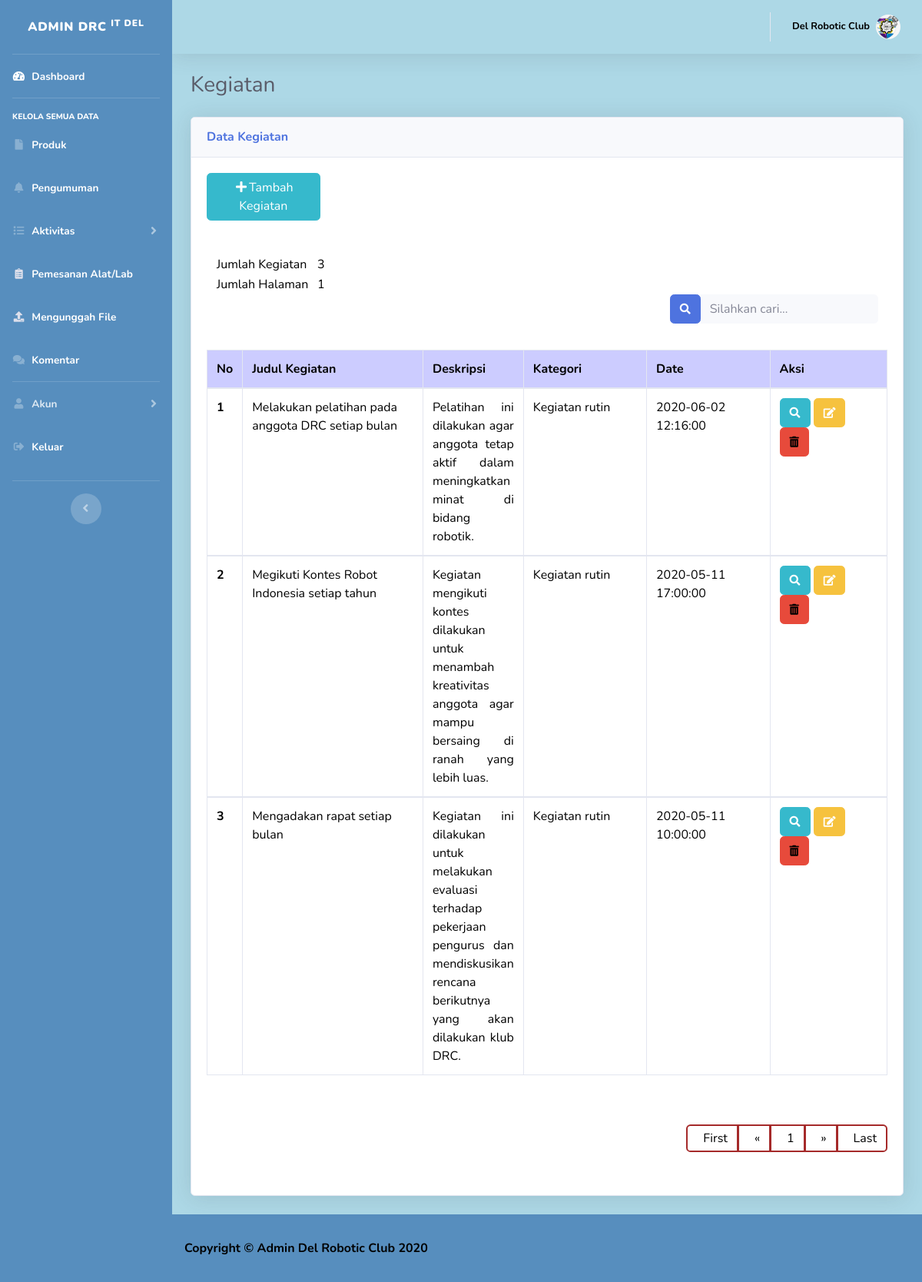
The page /admin/kegiatan.php on the database its author committed.
### tables this page shows
CREATE TABLE `kegiatan` (
  `id_kegiatan` int(5) NOT NULL,
  `judul_kegiatan` varchar(100) NOT NULL,
  `deskripsi` varchar(10000) NOT NULL,
  `gambar` varchar(45) NOT NULL,
  `kategori` varchar(40) NOT NULL,
  `date` timestamp NOT NULL DEFAULT CURRENT_TIMESTAMP
);

### admin/kegiatan.php (the view, shortened to what this page needs)
<!DOCTYPE html>
<html lang="en">
<head>
  <?php
    include 'commons/header.php';
  ?>
</head>
<body id="page-top">
  <div id="wrapper">
        <div class="container-fluid">
          <h1 class="h3 mb-2 text-gray-800">Kegiatan</h1>
          <div class="card shadow mb-4">
            <div class="card-header py-3">
              <h6 class="m-0 font-weight-bold text-primary">Data Kegiatan</h6>
            </div>
            <div class="card-body">
              <a style="margin-bottom:20px" class="btn btn-info col-md-2" href="tambah_kegiatan.php">
                <span class="fas fa-fw fa-plus"></span>Tambah Kegiatan
              </a><br/><br/>
              <div class="table-responsive">
              <?php
                include 'database/koneksi.php';
              ?>
              <?php
                $per_hal=4;
                $jumlah_record=mysqli_query($koneksi, "SELECT * FROM kegiatan");
                $jum=mysqli_num_rows($jumlah_record);
                $halaman=ceil($jum / $per_hal);
                $page = (isset($_GET['page'])) ? (int)$_GET['page'] : 1;
                $start = ($page - 1) * $per_hal;
              ?>
              <div class="col-md-12">
                <table class="col-md-2" style="color:black">
                  <tr>
                    <td>Jumlah Kegiatan</td>
                    <td><?php echo $jum; ?></td>
                  </tr>
                  <tr>
                    <td>Jumlah Halaman</td>
                    <td><?php echo $halaman; ?></td>
                  </tr>
                </table>
              </div>
              <form action="cari_kegiatan.php" class="input-group col-md-4 col-md-offset-8" style="float:right;">
                <div class="input-group">
                <button class="btn btn-primary" type="button">
                      <i class="fas fa-search fa-sm"></i>
                    </button>
                  <input style="color:black" type="text" class="form-control bg-light border-0 small" name="cari" placeholder="Silahkan cari..." aria-label="Search" aria-describedby="basic-addon2">
                </div>
              </form><br><br><br>
              <?php
                if(isset($_GET['cari'])){
                  echo '<div> <b>Hasil pencarian dengan kata kunci "'. $_GET['cari'] .'"</b></div><br/>';
                  $cari=mysqli_real_escape_string($koneksi, $_GET['cari']);
                  $kegiatan=mysqli_query($koneksi, "SELECT * FROM kegiatan WHERE id_kegiatan LIKE '%$cari%' OR judul_kegiatan LIKE '%$cari%'");
                }else{
                  $kegiatan=mysqli_query($koneksi, "SELECT * FROM  kegiatan ORDER BY date DESC LIMIT $start, $per_hal");
                }
                $no=1;
                $count = mysqli_num_rows($kegiatan);
                if($count == null){
                  if(isset($_GET['cari'])){
                    echo "<script>alert('Kegiatan $cari tidak ada') ;window.location = 'kegiatan.php'</script>";
                  }
                }else{
                ?>
                  <table class="table table-bordered" style="color:black" width="100%" cellspacing="0">
                    <thead style="background: #CCCCFF;">
                      <tr><center>
                        <th>No</th>
                        <th style="width:200px;">Judul Kegiatan</th>
                        <th>Deskripsi</th>
                        <th>Kategori</th>
                        <th>Date</th>
                        <th style="width:200px;">Aksi</th></center>
                      </tr>
                    </thead>
                    <?php
                      while($b=mysqli_fetch_array($kegiatan)){
                    ?>
                    <tbody>
                      <tr>
                        <th><?php echo $no++ ?></th>
                        <td style="width:300px;"><?php echo $b['judul_kegiatan']?></td>
                        <td style="text-align:justify;"><?php echo $b['deskripsi']?></td>
                        <td style="width:200px;"><?php echo $b['kategori']?></td>
                        <td style="width:200px;"><?php echo $b['date']?></td>
                        <td>
                          <a href="detail_kegiatan.php?id=<?php echo $b['id_kegiatan']; ?>" class="btn btn-info">
                            <span class="fas fa-search fa-sm"></span></a>
                          <a href="edit_kegiatan.php?id=<?php echo $b['id_kegiatan']; ?>" class="btn btn-warning">
                            <span class="fas fa-edit fa-sm"></span></a>
                          <a onclick="if(confirm('Apakah anda yakin ingin menghapus data ini ??')){
                            location.href='hapus_kegiatan.php?id=<?php echo $b['id_kegiatan']; ?>' }" class="btn btn-danger">
                            <span class="fas fa-trash-alt fa-sm"></span></a>
                        </td>
                      </tr>
                    </tbody>
                    <?php }?>
                  </table><br><br>
                <center>
                <ul class="pagination a" style="margin-left:740px;">
                  <?php
                    if($page == 1){
                        ?>
                          <li class="page-item"><a class="page-link" href="#">First</a></li>
                          <li class="page-item"><a class="page-link" href="#">&laquo;</a></li>
                        <?php
                        }else{
                          $link_prev = ($page > 1)? $page - 1 : 1;
                        ?>
                          <li class="page-item"><a class="page-link" href="kegiatan.php?page=1">First</a></li>
                          <li class="page-item"><a class="page-link" href="kegiatan.php?page=<?php echo $link_prev; ?>">&laquo;</a></li>
                        <?php
                        }
                    for($x = 1;$x <= $halaman; $x++){?>
                      <li class="page-item" ><a class="page-link" href="?page=<?php echo $x?>"><?php echo $x ?></a></li>
                        <?php } ?>
                        <?php
                        if($page == $halaman){  ?>
                        <li class="page-item"><a class="page-link" href="#">&raquo;</a></li>
                        <li class="page-item"><a class="page-link" href="#">Last</a></li>
                        <?php }
                        else{
                            $link_next = ($page < $halaman)? $page + 1 : $halaman;
                        ?>
                            <li class="page-item"><a class="page-link" href="kegiatan.php?page=<?php echo $link_next; ?>">&raquo;</a></li>
                            <li class="page-item"><a class="page-link" href="kegiatan.php?page=<?php echo $halaman; ?>">Last</a></li>
                        <?php }
                        ?>
                </ul>
                </center>
                <?php }?>
              </div>
            </div>
          </div>
        </div>
      </div>
      <?php
        include 'commons/footer.php'
      ?>
</body>
</html>

### admin/kegiatan.php (style rules this page uses)
.pagination > li > a, .pagination > li > span { padding-left: 20px; line-height: 1; margin-bottom: 20px; border: 2px solid brown; box: #1B242F; }
.a { float: right; }
.page-link { color:black; }

### rows shown on the page
kegiatan: judul_kegiatan "Melakukan pelatihan pada anggota DRC setiap bulan", deskripsi "Pelatihan ini dilakukan agar anggota tetap aktif dalam meningkatkan minat di bidang robotik.", kategori "Kegiatan rutin", date "2020-06-02 12:16:00"
kegiatan: judul_kegiatan "Megikuti Kontes Robot Indonesia setiap tahun", deskripsi "Kegiatan mengikuti kontes dilakukan untuk menambah kreativitas anggota agar mampu bersaing di ranah yang lebih luas.", kategori "Kegiatan rutin", date "2020-05-11 17:00:00"
kegiatan: judul_kegiatan "Mengadakan rapat setiap bulan", deskripsi "Kegiatan ini dilakukan untuk melakukan evaluasi terhadap pekerjaan pengurus dan mendiskusikan rencana berikutnya yang akan dilakukan klub DRC.", kategori "Kegiatan rutin", date "2020-05-11 10:00:00"

### other values the page prints
$jum "3"
$halaman "1"
